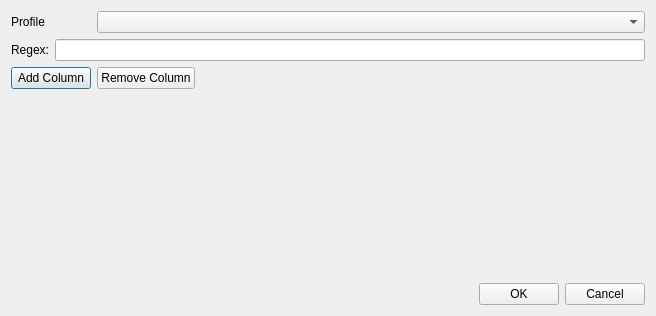
<?xml version="1.0" encoding="UTF-8"?>
<ui version="4.0">
 <class>Dialog</class>
 <widget class="QDialog" name="Dialog">
  <property name="geometry">
   <rect>
    <x>0</x>
    <y>0</y>
    <width>656</width>
    <height>316</height>
   </rect>
  </property>
  <property name="windowTitle">
   <string>Dialog</string>
  </property>
  <layout class="QVBoxLayout" name="verticalLayout">
   <item>
    <layout class="QHBoxLayout" name="hLayProfile">
     <item>
      <widget class="QLabel" name="label_4">
       <property name="maximumSize">
        <size>
         <width>80</width>
         <height>16777215</height>
        </size>
       </property>
       <property name="text">
        <string>Profile</string>
       </property>
      </widget>
     </item>
     <item>
      <widget class="QComboBox" name="profilesComboBox"/>
     </item>
    </layout>
   </item>
   <item>
    <layout class="QHBoxLayout" name="hLayRegex">
     <item>
      <widget class="QLabel" name="label">
       <property name="text">
        <string>Regex:</string>
       </property>
      </widget>
     </item>
     <item>
      <widget class="QLineEdit" name="lineEditRegex"/>
     </item>
    </layout>
   </item>
   <item>
    <layout class="QHBoxLayout" name="hLayCtl">
     <item>
      <widget class="QPushButton" name="addColumnButton">
       <property name="text">
        <string>Add Column</string>
       </property>
      </widget>
     </item>
     <item>
      <widget class="QPushButton" name="removeColumnButton">
       <property name="text">
        <string>Remove Column</string>
       </property>
      </widget>
     </item>
     <item>
      <spacer name="horizontalSpacer">
       <property name="orientation">
        <enum>Qt::Horizontal</enum>
       </property>
       <property name="sizeHint" stdset="0">
        <size>
         <width>40</width>
         <height>20</height>
        </size>
       </property>
      </spacer>
     </item>
    </layout>
   </item>
   <item>
    <layout class="QVBoxLayout" name="vLayCols"/>
   </item>
   <item>
    <spacer name="verticalSpacer">
     <property name="orientation">
      <enum>Qt::Vertical</enum>
     </property>
     <property name="sizeHint" stdset="0">
      <size>
       <width>20</width>
       <height>40</height>
      </size>
     </property>
    </spacer>
   </item>
   <item>
    <layout class="QHBoxLayout" name="hLayOkCancel">
     <item>
      <spacer name="horizontalSpacer_2">
       <property name="orientation">
        <enum>Qt::Horizontal</enum>
       </property>
       <property name="sizeHint" stdset="0">
        <size>
         <width>40</width>
         <height>20</height>
        </size>
       </property>
      </spacer>
     </item>
     <item>
      <widget class="QPushButton" name="okButton">
       <property name="text">
        <string>OK</string>
       </property>
      </widget>
     </item>
     <item>
      <widget class="QPushButton" name="cancelButton">
       <property name="text">
        <string>Cancel</string>
       </property>
      </widget>
     </item>
    </layout>
   </item>
  </layout>
 </widget>
 <resources/>
 <connections>
  <connection>
   <sender>cancelButton</sender>
   <signal>clicked()</signal>
   <receiver>Dialog</receiver>
   <slot>close()</slot>
   <hints>
    <hint type="sourcelabel">
     <x>671</x>
     <y>505</y>
    </hint>
    <hint type="destinationlabel">
     <x>364</x>
     <y>279</y>
    </hint>
   </hints>
  </connection>
 </connections>
</ui>
